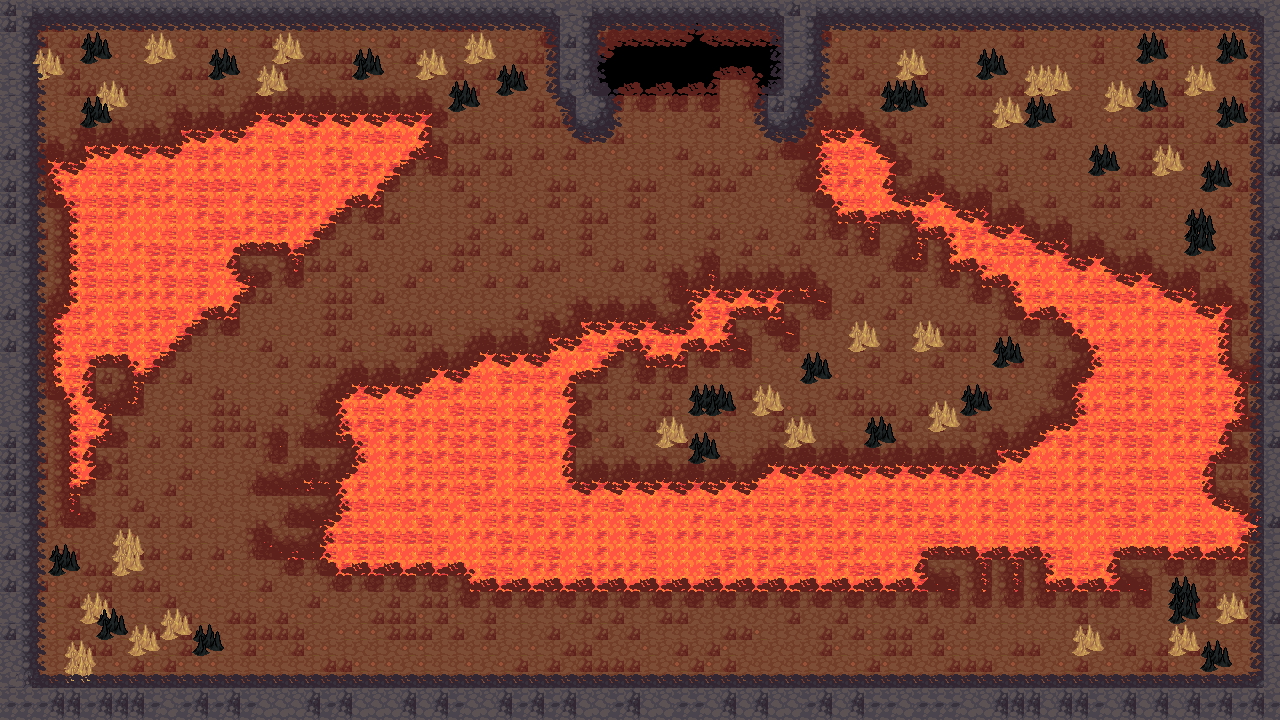

This game map was drawn from its Tiled (.tmx) file and the tilesets committed beside it. A one-line description and the trimmed map source follow:
An orthogonal 80x45 tile map with 16x16 px tiles, 4 tile layers (Tile Layer 1, Tile Layer 2, Tile Layer 3, Tile Layer 4) and 70 objects (41x water, 9x wall, 7x impfall, 5x skeleton, 3x imp, ...).

<map version="1.0" tiledversion="1.0.3" orientation="orthogonal" renderorder="right-down" width="80" height="45" tilewidth="16" tileheight="16" nextobjectid="71">
 <tileset firstgid="1" source="LPC_Terrain/Terrain.tsx" />
 <layer name="Tile Layer 1" width="80" height="45">
  <data>[3600 cells, 3600 non-empty, 9 distinct tile ids]</data>
 </layer>
 <layer name="Tile Layer 2" width="80" height="45">
  <data>[3600 cells, 3511 non-empty, 4 distinct tile ids]</data>
 </layer>
 <layer name="Tile Layer 3" width="80" height="45">
  <data>[3600 cells, 2735 non-empty, 16 distinct tile ids]</data>
 </layer>
 <layer name="Tile Layer 4" width="80" height="45">
  <data>[3600 cells, 589 non-empty, 17 distinct tile ids]</data>
 </layer>
 <objectgroup name="Object Layer 1" visible="0">
  <object id="1" name="map6" x="601.333" y="30.6667" width="174.667" height="49.3333" />
  <object id="2" name="player" x="677.333" y="112" width="25.3333" height="8" />
  <object id="3" name="wall" x="580" y="94.6667" width="22.6667" height="38.6667" />
  <object id="4" name="wall" x="562.667" y="-8" width="22.6667" height="98.6667" />
  <object id="5" name="wall" x="785.333" y="-13.3333" width="32" height="98.6667" />
  <object id="6" name="wall" x="772" y="96" width="20" height="22.6667" />
  <object id="7" name="wall" x="578.667" y="-12" width="717.333" height="24" />
  <object id="8" name="wall" x="1.33333" y="-10.6667" width="634.667" height="18.6667" />
  <object id="9" name="wall" x="2.66667" y="-10.6667" width="26.6667" height="728" />
  <object id="10" name="wall" x="2.66667" y="692" width="1285.33" height="26.6667" />
  <object id="11" name="wall" x="1269.33" y="-12" width="21.3333" height="729.333" />
  <object id="12" name="water" x="822.667" y="132" width="49.3333" height="73.3333" />
  <object id="13" name="water" x="877.333" y="154.667" width="14.6667" height="58.6667" />
  <object id="14" name="water" x="885.333" y="200" width="54.6667" height="13.3333" />
  <object id="15" name="water" x="921.333" y="212" width="65.3333" height="16" />
  <object id="16" name="water" x="958.667" y="230.667" width="69.3333" height="34.6667" />
  <object id="17" name="water" x="1020" y="278.667" width="129.333" height="29.3333" />
  <object id="18" name="water" x="1030.67" y="249.333" width="70.6667" height="32" />
  <object id="19" name="water" x="1066.67" y="320" width="173.333" height="17.3333" />
  <object id="20" name="water" x="1150.67" y="294.667" width="41.3333" height="17.3333" />
  <object id="21" name="water" x="1080" y="344" width="174.667" height="20" />
  <object id="22" name="water" x="1089.33" y="376" width="157.333" height="29.3333" />
  <object id="23" name="water" x="702.667" y="290.667" width="80" height="24" />
  <object id="24" name="water" x="582.667" y="322.667" width="153.333" height="33.3333" />
  <object id="25" name="water" x="526.667" y="350.667" width="68" height="21.3333" />
  <object id="26" name="water" x="353.333" y="384" width="224" height="13.3333" />
  <object id="27" name="water" x="450.667" y="358.667" width="72" height="18.6667" />
  <object id="28" name="water" x="345.333" y="410.667" width="230.667" height="30.6667" />
  <object id="29" name="water" x="344" y="400" width="233.333" height="12" />
  <object id="30" name="water" x="348" y="449.333" width="216" height="30.6667" />
  <object id="31" name="water" x="344" y="485.333" width="913.333" height="21.3333" />
  <object id="32" name="water" x="778.667" y="464" width="476" height="22.6667" />
  <object id="33" name="water" x="1084" y="408" width="182.667" height="49.3333" />
  <object id="34" name="water" x="1030.67" y="430.667" width="80" height="41.3333" />
  <object id="35" name="water" x="328" y="494.667" width="925.333" height="58.6667" />
  <object id="36" name="water" x="340" y="548" width="582.667" height="24" />
  <object id="37" name="water" x="465.333" y="570.667" width="464" height="16" />
  <object id="38" name="water" x="1034.67" y="553.333" width="89.3333" height="29.3333" />
  <object id="39" name="water" x="73.3333" y="148" width="14.6667" height="360" />
  <object id="40" name="water" x="57.3333" y="316" width="14.6667" height="80" />
  <object id="41" name="water" x="58.6667" y="165.333" width="14.6667" height="33.3333" />
  <object id="42" name="water" x="85.3333" y="157.333" width="214.667" height="84" />
  <object id="43" name="water" x="84" y="240" width="166.667" height="73.3333" />
  <object id="44" name="water" x="81.3333" y="302.667" width="96" height="45.3333" />
  <object id="45" name="water" x="126.667" y="313.333" width="16" height="57.3333" />
  <object id="46" name="water" x="170.667" y="305.333" width="25.3333" height="28" />
  <object id="47" name="water" x="129.333" y="341.333" width="34.6667" height="16" />
  <object id="48" name="water" x="181.333" y="134.667" width="145.333" height="100" />
  <object id="49" name="water" x="252" y="116" width="176" height="18.6667" />
  <object id="50" name="water" x="329.333" y="130.667" width="28" height="81.3333" />
  <object id="51" name="water" x="365.333" y="132" width="24" height="66.6667" />
  <object id="52" name="water" x="389.333" y="130.667" width="22.6667" height="36" />
  <object id="53" name="shirt" x="1210.67" y="640" width="10.6667" height="16" />
  <object id="54" name="skeleton" x="1198.67" y="61.3333" width="6.66667" height="5.33333" />
  <object id="55" name="skeleton" x="97.3333" y="80" />
  <object id="56" name="skeleton" x="668" y="425.333" />
  <object id="57" name="skeleton" x="104" y="628" />
  <object id="58" name="skeleton" x="624" y="641.333" />
  <object id="59" name="imp" x="942.667" y="645.333" />
  <object id="60" name="imp" x="973.333" y="368" width="1.33333" height="1.33333" />
  <object id="61" name="imp" x="384" y="310.667" />
  <object id="62" name="impfall" x="1069.33" y="101.333" width="28" height="22.6667" />
  <object id="63" name="impfall" x="864" y="368" width="21.3333" height="25.3333" />
  <object id="64" name="impfall" x="273.333" y="53.3333" width="20" height="18.6667" />
  <object id="65" name="impfall" x="194.667" y="454.667" width="34.6667" height="42.6667" />
  <object id="66" name="impfall" x="540" y="205.333" width="26.6667" height="21.3333" />
  <object id="67" name="impfall" x="416" y="632" width="29.3333" height="8" />
  <object id="68" name="impfall" x="826.667" y="630.667" width="22.6667" height="13.3333" />
  <object id="69" name="heart2" x="800" y="362.667" width="18.6667" height="20" />
  <object id="70" name="heart1" x="1094.67" y="624" width="26.6667" height="20" />
 </objectgroup>
</map>
